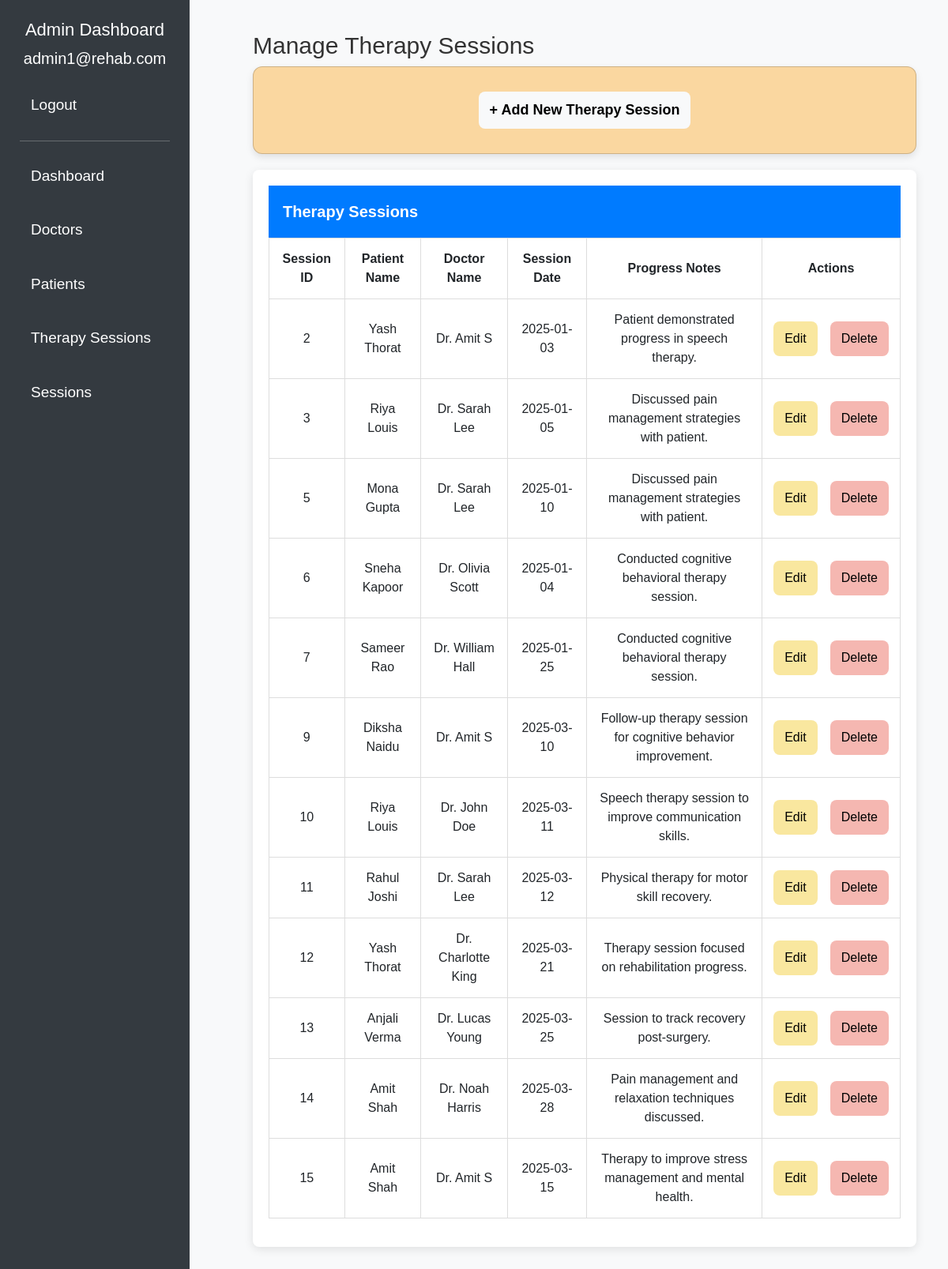
/all_therapy_sessions.php (signed in), run on the app's committed database.
### tables this page shows
CREATE TABLE `therapy_sessions` (
  `session_id` int(11) NOT NULL,
  `patient_id` int(11) NOT NULL,
  `doctor_id` int(11) NOT NULL,
  `appointment_id` int(11) NOT NULL,
  `session_date` date NOT NULL,
  `progress_notes` text DEFAULT NULL
);

CREATE TABLE `patients` (
  `patient_id` int(11) NOT NULL,
  `name` varchar(100) NOT NULL,
  `age` int(11) DEFAULT NULL,
  `address` varchar(255) DEFAULT NULL,
  `phone` varchar(15) DEFAULT NULL,
  `email` varchar(100) DEFAULT NULL,
  `password` varchar(255) NOT NULL,
  `diagnosis_type` varchar(100) DEFAULT NULL,
  `Surgery_status` varchar(100) DEFAULT NULL,
  `role_id` int(11) DEFAULT NULL,
  `admitted_date` date DEFAULT NULL
);

CREATE TABLE `doctors` (
  `doctor_id` int(11) NOT NULL,
  `name` varchar(100) NOT NULL,
  `speciality` varchar(100) NOT NULL,
  `email` varchar(100) DEFAULT NULL,
  `password` varchar(255) NOT NULL,
  `phone` varchar(15) DEFAULT NULL,
  `experience` varchar(100) DEFAULT NULL,
  `max_patients` int(11) NOT NULL,
  `role_id` int(11) DEFAULT NULL,
  `appointment_count` int(11) DEFAULT 0
);

### all_therapy_sessions.php (the view, shortened to what this page needs)
<?php
include 'connection.php';
$query = "SELECT ts.session_id, p.name AS patient_name, d.name AS doctor_name, ts.session_date, ts.progress_notes
          FROM therapy_sessions ts
          JOIN patients p ON ts.patient_id = p.patient_id
          JOIN doctors d ON ts.doctor_id = d.doctor_id";
$result = mysqli_query($conn, $query);
?>
<!DOCTYPE html>
<html lang="en">
<head>
    <link rel="stylesheet" href="https://stackpath.bootstrapcdn.com/bootstrap/5.3.0/css/bootstrap.min.css">
</head>
<body>
    <div class="sidebar">
        <h4>Admin Dashboard</h4>
        <p><?php echo $_SESSION['email']; ?></p>
        <a href="logout.php">Logout</a>
        <hr>
        <a href="admin_dashboard.php?page=dashboard">Dashboard</a>
        <a href="all_doc.php">Doctors</a>
        <a href="all_patients.php">Patients</a>
        <a href="all_therapy_sessions.php">Therapy Sessions</a>
        <a href="all_sess.php">Sessions</a>
    </div>
    <div class="main-content">
        <div class="top-bar">
            <h3 style="font-size: 30px;">Manage Therapy Sessions</h3>
        </div>
<div class="add-doctor-box">
    <div class="card" style="background-color: #FAD7A0;">
        <div class="card-body text-center">
            <a href="new_therapy_session.php" class="btn btn-light" style="font-size: 18px; font-weight: bold;">+ Add New Therapy Session</a>
        </div>
    </div>
</div>
        <div class="table-container">
            <div class="card-header">Therapy Sessions</div>
            <table class="table">
                <thead>
                    <tr>
                        <th>Session ID</th>
                        <th>Patient Name</th>
                        <th>Doctor Name</th>
                        <th>Session Date</th>
                        <th>Progress Notes</th>
                        <th>Actions</th>
                    </tr>
                </thead>
                <tbody>
                    <?php if (mysqli_num_rows($result) > 0): ?>
                    <?php while ($session = mysqli_fetch_assoc($result)): ?>
                            <tr>
                                <td><?php echo $session['session_id']; ?></td>
                                <td><?php echo $session['patient_name']; ?></td>
                                <td><?php echo $session['doctor_name']; ?></td>
                                <td><?php echo $session['session_date']; ?></td>
                                <td><?php echo $session['progress_notes']; ?></td>
                                <td>
                                    <div class="action-buttons">
                                        <a href="edit_therapy_session.php?id=<?php echo $session['session_id']; ?>" class="btn btn-edit btn-sm">Edit</a>
                                        <a href="delete_therapy_session.php?id=<?php echo $session['session_id']; ?>" class="btn btn-remove btn-sm" onclick="return confirm('Are you sure you want to delete this session?');">Delete</a>
                                    </div>
                                </td>
                            </tr>
                    <?php endwhile; ?>
                    <?php else: ?>
                        <tr>
                            <td colspan="6">No therapy sessions found.</td>
                        </tr>
                    <?php endif; ?>
                </tbody>
            </table>
        </div>
    </div>
</body>
</html>

### all_therapy_sessions.php (style rules this page uses)
body { font-family: 'Arial', sans-serif; background-color: #f8f9fa; color: #333; font-size: 18px; padding: 20px; }
.sidebar { height: 100%; width: 240px; position: fixed; top: 0; left: 0; background-color: #343a40; padding: 25px; color: white; }
.sidebar h4 { text-align: center; font-size: 22px; }
.sidebar p { text-align: center; font-size: 20px; }
.sidebar a { color: white; padding: 14px; text-decoration: none; font-size: 19px; display: block; border-radius: 6px; margin-bottom: 12px; }
.main-content { margin-left: 280px; padding: 20px; }
.table-container { margin-top: 20px; background-color: white; border-radius: 8px; box-shadow: 0 3px 12px rgba(0, 0, 0, 0.1); padding: 20px; overflow-x: auto; }
.table { width: 100%; border-collapse: collapse; }
.table thead { background-color: #007bff; color: white; }
.table th, .table td { text-align: center; vertical-align: middle; padding: 14px; font-size: 16px; border: 1px solid #ddd; }
.table thead { background-color: #007bff; color: white; font-size: 17px; }
.btn { font-size: 16px; padding: 10px 14px; border-radius: 8px; border: none; transition: 0.3s; }
.btn-edit { background-color: #F9E79F; color: black; margin-right: 10px; }
.btn-remove { background-color: #F5B7B1; color: black; }
.action-buttons { display: flex; gap: 6px; justify-content: center; }
.card-header { background-color: #007bff; color: white; font-weight: bold; font-size: 20px; padding: 18px; border-radius: 8px 8px 0 0; }
.top-bar { display: flex; justify-content: space-between; align-items: center; }
.card { background-color: #ffffff; border-radius: 12px; box-shadow: 0 4px 10px rgba(0, 0, 0, 0.1); text-align: center; padding: 15px; }

### data on the page
therapy_sessions: session_id "2", patient.name "Yash Thorat", doctor.name "Dr. Amit S", session_date "2025-01-03", progress_notes "Patient demonstrated progress in speech therapy."
therapy_sessions: session_id "3", patient.name "Riya Louis", doctor.name "Dr. Sarah Lee", session_date "2025-01-05", progress_notes "Discussed pain management strategies with patient."
therapy_sessions: session_id "5", patient.name "Mona Gupta", doctor.name "Dr. Sarah Lee", session_date "2025-01-10", progress_notes "Discussed pain management strategies with patient."
therapy_sessions: session_id "6", patient.name "Sneha Kapoor", doctor.name "Dr. Olivia Scott", session_date "2025-01-04", progress_notes "Conducted cognitive behavioral therapy session."
therapy_sessions: session_id "7", patient.name "Sameer Rao", doctor.name "Dr. William Hall", session_date "2025-01-25", progress_notes "Conducted cognitive behavioral therapy session."
therapy_sessions: session_id "9", patient.name "Diksha Naidu", doctor.name "Dr. Amit S", session_date "2025-03-10", progress_notes "Follow-up therapy session for cognitive behavior improvement."
therapy_sessions: session_id "10", patient.name "Riya Louis", doctor.name "Dr. John Doe", session_date "2025-03-11", progress_notes "Speech therapy session to improve communication skills."
therapy_sessions: session_id "11", patient.name "Rahul Joshi", doctor.name "Dr. Sarah Lee", session_date "2025-03-12", progress_notes "Physical therapy for motor skill recovery."
therapy_sessions: session_id "12", patient.name "Yash Thorat", doctor.name "Dr. Charlotte King", session_date "2025-03-21", progress_notes "Therapy session focused on rehabilitation progress."
therapy_sessions: session_id "13", patient.name "Anjali Verma", doctor.name "Dr. Lucas Young", session_date "2025-03-25", progress_notes "Session to track recovery post-surgery."
therapy_sessions: session_id "14", patient.name "Amit Shah", doctor.name "Dr. Noah Harris", session_date "2025-03-28", progress_notes "Pain management and relaxation techniques discussed."
therapy_sessions: session_id "15", patient.name "Amit Shah", doctor.name "Dr. Amit S", session_date "2025-03-15", progress_notes "Therapy to improve stress management and mental health."

### other printed values
$_SESSION['email'] "admin1@rehab.com"
